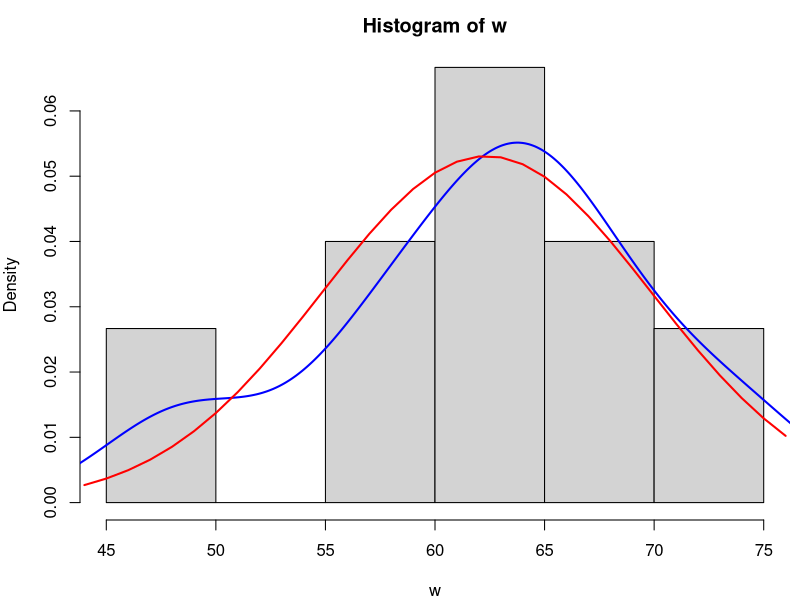

Here is the R script that generated this plot:
win.graph(width=8, height=6)
par(mai=c(0.8, 0.8, 0.5, 0.1))
w <- scan("exam0301.data")
hist(w, freq = FALSE)
lines(density(w), col = "blue", lwd = 2)
x <- 44:76
lines(x, dnorm(x, mean(w), sd(w)), col = "red", lwd = 2)

savePlot("data_hist", type = "eps")